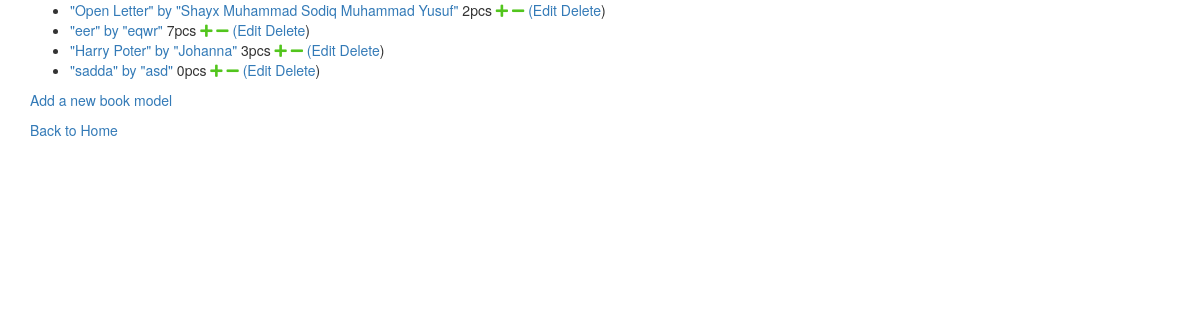
Page /backend (signed in) on the earlier database version.
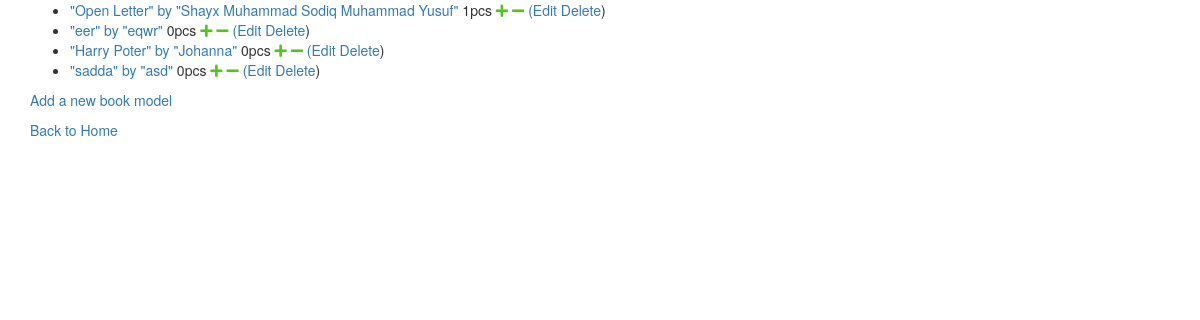
Same page on the later database version.
### backend/models.py (models this page shows, shortened)
class Book_model(models.Model):
    title = models.CharField(
        max_length=64,
        unique=True,
        validators=[
            MinLengthValidator(3)
        ])
    author = models.CharField(max_length=64)
    price = models.PositiveIntegerField()
    genre = models.CharField(max_length=64, choices=genre_options)
    quantity = models.IntegerField(default=0)
    created_at = models.DateTimeField(auto_now_add=True)
    updated_at = models.DateTimeField(auto_now=True)
    def __str__(self):
        return '"'+self.title+'" by "'+self.author+'"'

### backend/views.py (the view)
# urls.py: path('', book_model_list.as_view(), name="book_model_list"),
class book_model_list(LoginRequiredMixin, ListView):
    model = Book_model
    fields="__all__"
    success_url =  reverse_lazy('backend:book_model_list')

### backend/templates/backend/book_model_list.html (shortened to what this page needs)
{%extends "base_bootsrap.html" %}
{% block content%}
<div class="container">
        {% if book_model_list %}
        <ul>
             {% for book_model in book_model_list %}
             <div class="row">
             <li><a href="{% url 'backend:book_model_detail' book_model.id %}">{{book_model}} </a>
                <span id="book_model_qty_{{book_model.id}}">{{book_model.quantity}}</span>pcs
                 <a href="#"  id="inc_{{book_model.id}}"
                    onclick="
                         inc('{% url 'backend:book_model_inc' book_model.id %}', {{book_model.id}});
                          return false;
                    "
                 >
                <i class="fas fa-plus" id="plus_{{book_model.id}}" style="color: rgb(82, 197, 29)"></i>
                 </a>
                 <a href="#"  id="dec_{{book_model.id}}"
                 onclick="
                      dec('{% url 'backend:book_model_dec' book_model.id %}', {{book_model.id}}); return false;
                 "
                 >
                 <i class="fas fa-minus" id="minus_{{book_model.id}}" style="color: rgb(82, 197, 29)"></i>
                 </a>
                 <a href="{% url 'backend:book_model_update' book_model.id %}">(Edit</a>
                 <a href="{% url 'backend:book_model_delete' book_model.id %}">Delete</a>)
             </li>
            </div>
             {%endfor%}
        </ul>
        {% else %}
           <p class="row">There are no book_models in the library database.</p>
        {% endif %}
            <p class="row">
             <a href="{% url 'backend:book_model_create' %}">Add a new book model</a>
            </p>
            <p class="row">
                <a href="{% url 'home:home' %}">Back to Home</a>
            </p>
        </div>
 {%endblock%}

Differences in the rows shown:
changed Book_model "\"Open Letter\" by \"Shayx Muhammad Sodiq Muhammad Yusuf\"": quantity "2" → "1"
changed Book_model "\"eer\" by \"eqwr\"": quantity "7" → "0"
changed Book_model "\"Harry Poter\" by \"Johanna\"": quantity "3" → "0"
